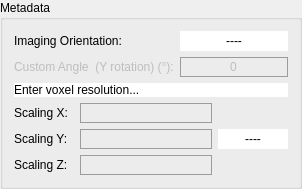
         <widget class="QGroupBox" name="metadata">
          <property name="sizePolicy">
           <sizepolicy hsizetype="Preferred" vsizetype="Maximum">
            <horstretch>0</horstretch>
            <verstretch>0</verstretch>
           </sizepolicy>
          </property>
          <property name="styleSheet">
           <string notr="true">QGroupBox#metadata{font: 25 italic 10pt &quot;Calibri Light&quot;;}

</string>
          </property>
          <property name="title">
           <string>Metadata</string>
          </property>
          <layout class="QVBoxLayout" name="verticalLayout_7">
           <item>
            <layout class="QFormLayout" name="formLayout_4">
             <item row="0" column="0">
              <widget class="QLabel" name="lab_ch1_2">
               <property name="sizePolicy">
                <sizepolicy hsizetype="Fixed" vsizetype="Fixed">
                 <horstretch>0</horstretch>
                 <verstretch>0</verstretch>
                </sizepolicy>
               </property>
               <property name="minimumSize">
                <size>
                 <width>160</width>
                 <height>20</height>
                </size>
               </property>
               <property name="maximumSize">
                <size>
                 <width>110</width>
                 <height>20</height>
                </size>
               </property>
               <property name="styleSheet">
                <string notr="true">font: 25 10pt &quot;Calibri Light&quot;;</string>
               </property>
               <property name="text">
                <string>Imaging Orientation: </string>
               </property>
              </widget>
             </item>
             <item row="1" column="0">
              <widget class="QLabel" name="lab_custom_angle">
               <property name="enabled">
                <bool>false</bool>
               </property>
               <property name="sizePolicy">
                <sizepolicy hsizetype="Fixed" vsizetype="Fixed">
                 <horstretch>0</horstretch>
                 <verstretch>0</verstretch>
                </sizepolicy>
               </property>
               <property name="minimumSize">
                <size>
                 <width>160</width>
                 <height>20</height>
                </size>
               </property>
               <property name="maximumSize">
                <size>
                 <width>100</width>
                 <height>20</height>
                </size>
               </property>
               <property name="styleSheet">
                <string notr="true">font: 25 10pt &quot;Calibri Light&quot;;</string>
               </property>
               <property name="text">
                <string>Custom Angle  (Y rotation) (°):</string>
               </property>
              </widget>
             </item>
             <item row="1" column="1">
              <layout class="QHBoxLayout" name="horizontalLayout_11">
               <item>
                <widget class="QLineEdit" name="cust_angle">
                 <property name="enabled">
                  <bool>false</bool>
                 </property>
                 <property name="minimumSize">
                  <size>
                   <width>80</width>
                   <height>20</height>
                  </size>
                 </property>
                 <property name="maximumSize">
                  <size>
                   <width>16777215</width>
                   <height>20</height>
                  </size>
                 </property>
                 <property name="focusPolicy">
                  <enum>Qt::NoFocus</enum>
                 </property>
                 <property name="layoutDirection">
                  <enum>Qt::RightToLeft</enum>
                 </property>
                 <property name="styleSheet">
                  <string notr="true">QLineEdit {background-color: rgba(0,0,0,0);
border: 1px solid rgb(156, 156, 156);
font: 25 10pt &quot;Calibri Light&quot;;
font-family: &quot;Calibri Light&quot;;
}
QLineEdit:focus { border: 1px solid #eb6fbd;}
					</string>
                 </property>
                 <property name="text">
                  <string>0</string>
                 </property>
                 <property name="maxLength">
                  <number>20</number>
                 </property>
                 <property name="frame">
                  <bool>true</bool>
                 </property>
                 <property name="alignment">
                  <set>Qt::AlignCenter</set>
                 </property>
                 <property name="readOnly">
                  <bool>true</bool>
                 </property>
                 <property name="placeholderText">
                  <string/>
                 </property>
                </widget>
               </item>
              </layout>
             </item>
             <item row="0" column="1">
              <widget class="QLabel" name="cB_stack_orient">
               <property name="minimumSize">
                <size>
                 <width>80</width>
                 <height>20</height>
                </size>
               </property>
               <property name="maximumSize">
                <size>
                 <width>16777215</width>
                 <height>20</height>
                </size>
               </property>
               <property name="styleSheet">
                <string notr="true">font: 25 10pt &quot;Calibri Light&quot;;
background-color: rgb(255, 255, 255);
border: rgb(94, 94, 94);</string>
               </property>
               <property name="frameShape">
                <enum>QFrame::Box</enum>
               </property>
               <property name="text">
                <string>----</string>
               </property>
               <property name="alignment">
                <set>Qt::AlignCenter</set>
               </property>
              </widget>
             </item>
            </layout>
           </item>
           <item>
            <widget class="QLabel" name="lab_no_ch_21">
             <property name="styleSheet">
              <string notr="true">font: bold 10pt &quot;Calibri&quot;;
background-color: rgb(255, 255, 255);</string>
             </property>
             <property name="text">
              <string>Enter voxel resolution...</string>
             </property>
             <property name="alignment">
              <set>Qt::AlignBottom|Qt::AlignLeading|Qt::AlignLeft</set>
             </property>
            </widget>
           </item>
           <item>
            <layout class="QHBoxLayout" name="horizontalLayout_10">
             <item>
              <layout class="QFormLayout" name="formLayout_3">
               <item row="0" column="1">
                <widget class="QLineEdit" name="scaling_x">
                 <property name="minimumSize">
                  <size>
                   <width>0</width>
                   <height>20</height>
                  </size>
                 </property>
                 <property name="maximumSize">
                  <size>
                   <width>16777215</width>
                   <height>20</height>
                  </size>
                 </property>
                 <property name="focusPolicy">
                  <enum>Qt::NoFocus</enum>
                 </property>
                 <property name="layoutDirection">
                  <enum>Qt::RightToLeft</enum>
                 </property>
                 <property name="styleSheet">
                  <string notr="true">QLineEdit {background-color: rgba(0,0,0,0);
border: 1px solid rgb(156, 156, 156);
font: 25 10pt &quot;Calibri Light&quot;;
font-family: &quot;Calibri Light&quot;;
}
QLineEdit:focus { border: 1px solid #eb6fbd;}
					</string>
                 </property>
                 <property name="maxLength">
                  <number>40</number>
                 </property>
                 <property name="frame">
                  <bool>true</bool>
                 </property>
                 <property name="readOnly">
                  <bool>true</bool>
                 </property>
                 <property name="placeholderText">
                  <string/>
                 </property>
                </widget>
               </item>
               <item row="1" column="0">
                <widget class="QLabel" name="lab_ch1_4">
                 <property name="sizePolicy">
                  <sizepolicy hsizetype="Fixed" vsizetype="Fixed">
                   <horstretch>0</horstretch>
                   <verstretch>0</verstretch>
                  </sizepolicy>
                 </property>
                 <property name="minimumSize">
                  <size>
                   <width>60</width>
                   <height>20</height>
                  </size>
                 </property>
                 <property name="maximumSize">
                  <size>
                   <width>60</width>
                   <height>20</height>
                  </size>
                 </property>
                 <property name="styleSheet">
                  <string notr="true">font: 25 10pt &quot;Calibri Light&quot;;</string>
                 </property>
                 <property name="text">
                  <string>Scaling Y: </string>
                 </property>
                </widget>
               </item>
               <item row="1" column="1">
                <widget class="QLineEdit" name="scaling_y">
                 <property name="minimumSize">
                  <size>
                   <width>0</width>
                   <height>20</height>
                  </size>
                 </property>
                 <property name="maximumSize">
                  <size>
                   <width>16777215</width>
                   <height>20</height>
                  </size>
                 </property>
                 <property name="focusPolicy">
                  <enum>Qt::NoFocus</enum>
                 </property>
                 <property name="layoutDirection">
                  <enum>Qt::RightToLeft</enum>
                 </property>
                 <property name="styleSheet">
                  <string notr="true">QLineEdit {background-color: rgba(0,0,0,0);
border: 1px solid rgb(156, 156, 156);
font: 25 10pt &quot;Calibri Light&quot;;
font-family: &quot;Calibri Light&quot;;
}
QLineEdit:focus { border: 1px solid #eb6fbd;}
					</string>
                 </property>
                 <property name="maxLength">
                  <number>40</number>
                 </property>
                 <property name="frame">
                  <bool>true</bool>
                 </property>
                 <property name="readOnly">
                  <bool>true</bool>
                 </property>
                 <property name="placeholderText">
                  <string/>
                 </property>
                </widget>
               </item>
               <item row="2" column="0">
                <widget class="QLabel" name="lab_ch1_5">
                 <property name="sizePolicy">
                  <sizepolicy hsizetype="Fixed" vsizetype="Fixed">
                   <horstretch>0</horstretch>
                   <verstretch>0</verstretch>
                  </sizepolicy>
                 </property>
                 <property name="minimumSize">
                  <size>
                   <width>60</width>
                   <height>20</height>
                  </size>
                 </property>
                 <property name="maximumSize">
                  <size>
                   <width>60</width>
                   <height>20</height>
                  </size>
                 </property>
                 <property name="styleSheet">
                  <string notr="true">font: 25 10pt &quot;Calibri Light&quot;;</string>
                 </property>
                 <property name="text">
                  <string>Scaling Z: </string>
                 </property>
                </widget>
               </item>
               <item row="2" column="1">
                <widget class="QLineEdit" name="scaling_z">
                 <property name="minimumSize">
                  <size>
                   <width>0</width>
                   <height>20</height>
                  </size>
                 </property>
                 <property name="maximumSize">
                  <size>
                   <width>16777215</width>
                   <height>20</height>
                  </size>
                 </property>
                 <property name="focusPolicy">
                  <enum>Qt::NoFocus</enum>
                 </property>
                 <property name="layoutDirection">
                  <enum>Qt::RightToLeft</enum>
                 </property>
                 <property name="styleSheet">
                  <string notr="true">QLineEdit {background-color: rgba(0,0,0,0);
border: 1px solid rgb(156, 156, 156);
font: 25 10pt &quot;Calibri Light&quot;;
font-family: &quot;Calibri Light&quot;;
}
QLineEdit:focus { border: 1px solid #eb6fbd;}
					</string>
                 </property>
                 <property name="maxLength">
                  <number>40</number>
                 </property>
                 <property name="frame">
                  <bool>true</bool>
                 </property>
                 <property name="readOnly">
                  <bool>true</bool>
                 </property>
                 <property name="placeholderText">
                  <string/>
                 </property>
                </widget>
               </item>
               <item row="0" column="0">
                <widget class="QLabel" name="lab_ch1_3">
                 <property name="sizePolicy">
                  <sizepolicy hsizetype="Fixed" vsizetype="Fixed">
                   <horstretch>0</horstretch>
                   <verstretch>0</verstretch>
                  </sizepolicy>
                 </property>
                 <property name="minimumSize">
                  <size>
                   <width>60</width>
                   <height>20</height>
                  </size>
                 </property>
                 <property name="maximumSize">
                  <size>
                   <width>60</width>
                   <height>20</height>
                  </size>
                 </property>
                 <property name="styleSheet">
                  <string notr="true">font: 25 10pt &quot;Calibri Light&quot;;</string>
                 </property>
                 <property name="text">
                  <string>Scaling X: </string>
                 </property>
                </widget>
               </item>
              </layout>
             </item>
             <item>
              <widget class="QLabel" name="cB_units">
               <property name="minimumSize">
                <size>
                 <width>70</width>
                 <height>20</height>
                </size>
               </property>
               <property name="maximumSize">
                <size>
                 <width>70</width>
                 <height>20</height>
                </size>
               </property>
               <property name="styleSheet">
                <string notr="true">font: 25 10pt &quot;Calibri Light&quot;;
background-color: rgb(255, 255, 255);
border: rgb(94, 94, 94);</string>
               </property>
               <property name="frameShape">
                <enum>QFrame::Box</enum>
               </property>
               <property name="text">
                <string>----</string>
               </property>
               <property name="alignment">
                <set>Qt::AlignCenter</set>
               </property>
              </widget>
             </item>
            </layout>
           </item>
          </layout>
         </widget>
